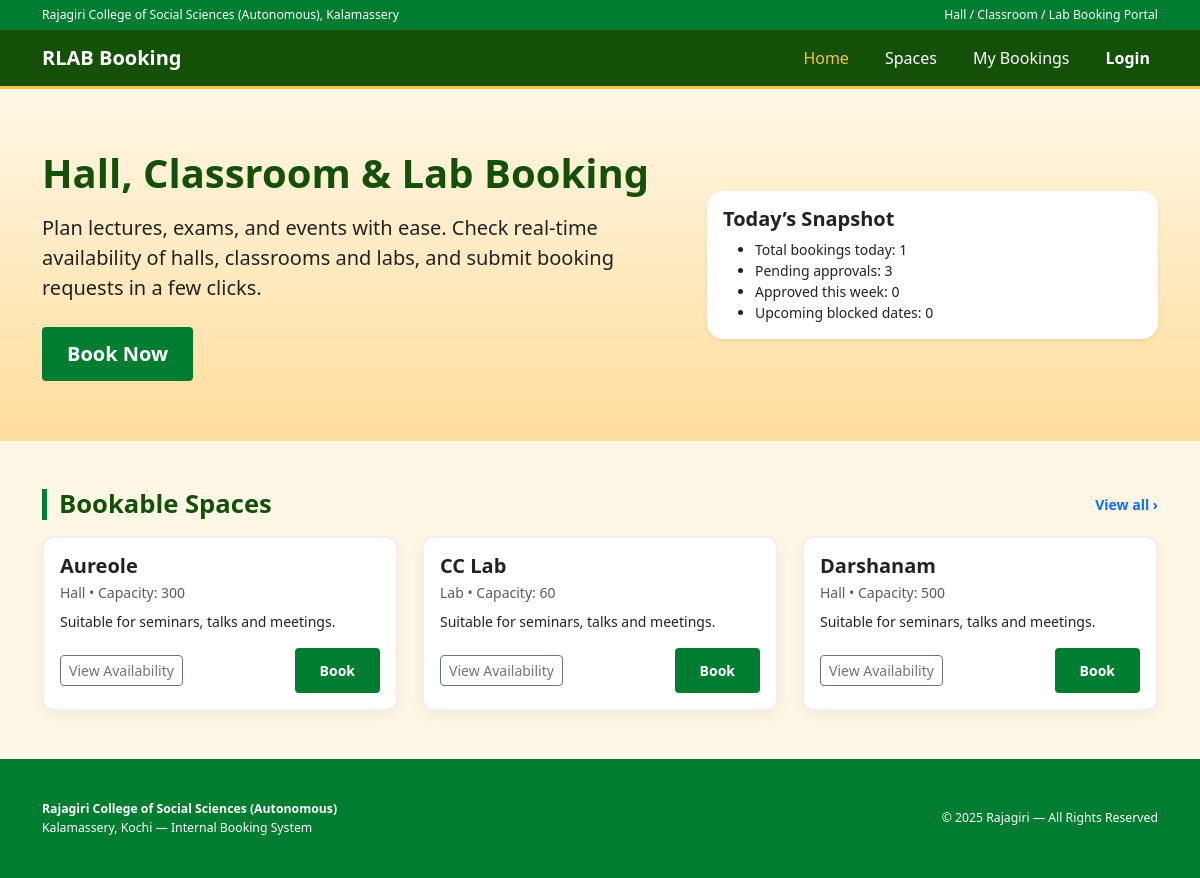
The page / on the database its author committed.
### core/models.py (models this page shows, shortened)
class Space(models.Model):
    HALL = "HALL"
    CLASSROOM = "CLASS"
    LAB = "LAB"
    TYPE_CHOICES = [
        (HALL, "Hall"),
        (CLASSROOM, "Classroom"),
        (LAB, "Lab"),
    ]
    name = models.CharField(max_length=100)
    type = models.CharField(max_length=10, choices=TYPE_CHOICES)
    location = models.CharField(max_length=100, blank=True)
    capacity = models.PositiveIntegerField()
    description = models.TextField(blank=True)
    managed_by = models.ForeignKey(
        settings.AUTH_USER_MODEL,
        null=True,
        blank=True,
        on_delete=models.SET_NULL,
        related_name="managed_spaces",
    )

### core/views.py (the view)
# urls.py: path("", views.home, name="home"),
def home(request):
    spaces = Space.objects.all()[:6]
    today = timezone.localdate()
    today_total = Booking.objects.filter(date=today).count()
    pending = Booking.objects.filter(status=Booking.STATUS_PENDING).count()
    week_start = today - timedelta(days=today.weekday())
    week_approved = Booking.objects.filter(
        status=Booking.STATUS_APPROVED,
        date__gte=week_start,
        date__lte=week_start + timedelta(days=6),
    ).count()
    blocked = BlockedDate.objects.filter(date__gte=today).count()
    stats = {
        "today_total": today_total,
        "pending": pending,
        "week_approved": week_approved,
        "blocked": blocked,
    }
    return render(
        request,
        "index.html",
        {
            "spaces": spaces,
            "stats": stats,
        },
    )

### core/templates/index.html
{% extends "base.html" %}
{% block content %}
<section class="hero">
    <div class="container">
        <div class="row align-items-center gy-4">
            <div class="col-md-7">
                <h1 class="fw-bold mb-3">
                    Hall, Classroom & Lab Booking
                </h1>
                <p class="lead mb-4">
                    Plan lectures, exams, and events with ease.
                    Check real-time availability of halls, classrooms and labs,
                    and submit booking requests in a few clicks.
                </p>
                <a href="{% url 'book_space' %}"
                   class="btn btn-book btn-lg">
                    Book Now
                </a>
            </div>
            <div class="col-md-5">
                <div class="p-3 rounded-4 bg-white shadow-sm">
                    <h5 class="fw-semibold mb-2">Today’s Snapshot</h5>
                    <ul class="mb-0 small">
                        <li>Total bookings today: {{ stats.today_total|default:0 }}</li>
                        <li>Pending approvals: {{ stats.pending|default:0 }}</li>
                        <li>Approved this week: {{ stats.week_approved|default:0 }}</li>
                        <li>Upcoming blocked dates: {{ stats.blocked|default:0 }}</li>
                    </ul>
                </div>
            </div>
        </div>
    </div>
</section>
<section class="py-5">
    <div class="container">
        <div class="d-flex justify-content-between align-items-center mb-3">
            <h2 class="section-title mb-0">Bookable Spaces</h2>
            <a href="{% url 'space_list' %}"
               class="small fw-semibold text-decoration-none">
                View all &rsaquo;
            </a>
        </div>
        <div class="row g-4">
            {% for space in spaces %}
            <div class="col-md-4">
                <div class="space-card p-3 h-100">
                    <h5 class="fw-bold mb-1">{{ space.name }}</h5>
                    <p class="text-muted small mb-2">
                        {{ space.get_type_display }} • Capacity: {{ space.capacity }}
                    </p>
                    <p class="small mb-3">
                        {{ space.description|default:"Suitable for seminars, talks and meetings." }}
                    </p>
                    <div class="d-flex justify-content-between align-items-center">
                        <a href="{% url 'space_availability' space.id %}"
                           class="btn btn-sm btn-outline-secondary">
                            View Availability
                        </a>
                        <a href="{% url 'book_space' %}?space_id={{ space.id }}"
                           class="btn btn-sm btn-book">
                            Book
                        </a>
                    </div>
                </div>
            </div>
            {% empty %}
            <p>No spaces configured yet.</p>
            {% endfor %}
        </div>
    </div>
</section>
{% endblock %}

### core/static/css/style.css (style rules this page uses)
html, body { height: 100%; margin: 0; }
body { display: flex; flex-direction: column; }
:root { --rajagiri-green: #007D31; --rajagiri-maroon: #145008; --rajagiri-gold: #F4C542; --rajagiri-cream: #FFF7E6; --rajagiri-dark: #1A1A1A; }
body { font-family: "Segoe UI", Roboto, sans-serif; background-color: var(--rajagiri-cream); color: #222; }
.hero { background: linear-gradient( 180deg, var(--rajagiri-cream) 0%, #ffdd9b 100% ) !important; padding: 60px 0; text-align: left; }
.hero h1 { color: var(--rajagiri-maroon); font-weight: 700; }
.btn-book { background-color: var(--rajagiri-green); border: none; color: white; font-weight: 700; padding: 12px 25px; border-radius: 4px; }
.space-card { border-radius: 12px; border: 2px solid rgba(0,0,0,0.06); background: #fff; box-shadow: 0 6px 15px rgba(0,0,0,0.05); transition: 0.25s; }
.section-title { font-size: 1.6rem; padding-left: 12px; border-left: 5px solid var(--rajagiri-green); font-weight: 800; color: var(--rajagiri-maroon); }

### rows shown on the page
Space: name "Aureole", type "Hall", capacity "300", description "Suitable for seminars, talks and meetings."
Space: name "CC Lab", type "Lab", capacity "60", description "Suitable for seminars, talks and meetings."
Space: name "Darshanam", type "Hall", capacity "500", description "Suitable for seminars, talks and meetings."

### other values the page prints
{{ stats.today_total|default:0 }} "1"
{{ stats.pending|default:0 }} "3"
{{ stats.week_approved|default:0 }} "0"
{{ stats.blocked|default:0 }} "0"
